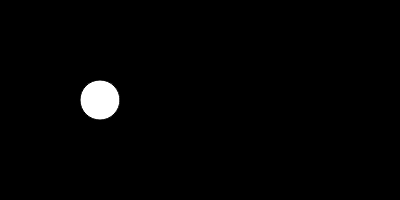
Frame 1 (no input)
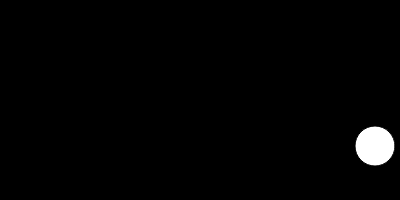
Frame 60 (no input)
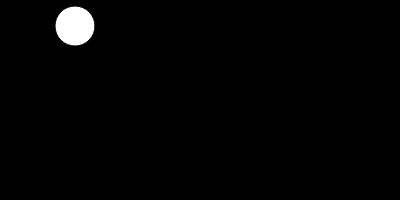
Frame 120 (the mouse pressed at the canvas centre since frame 60)

The p5.js sketch that drew these frames (run headless with seeded random() and noise() and a simulated clock; from frame 60 on, the mouse is pressed at the canvas centre):

// p5.js sketch
// ── sketch.js
let x = 100;
let y = 100;
let xspeed = 5;
let yspeed = 2;
let r = 20;

function setup() {
  createCanvas(400, 200);
}

function draw() {
  background(0);
  ellipse(x, y, r*2, r*2);
  x += xspeed;
  y += yspeed;
  if (x > width - r || x < r) {
    xspeed = -xspeed;
  }
  if (y > height - r || y < r) {
    yspeed = -yspeed;
  }
}

// https://editor.p5js.org/jht1493/sketches/T8dyF-XVE
// bouncing ball copy

// https://editor.p5js.org/icm/sketches/BJKWv5Tn
// bouncing ball 
